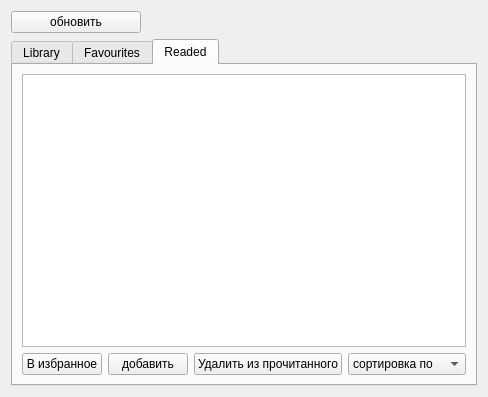
<?xml version="1.0" encoding="UTF-8"?>
<ui version="4.0">
 <class>Form</class>
 <widget class="QWidget" name="Form">
  <property name="geometry">
   <rect>
    <x>0</x>
    <y>0</y>
    <width>463</width>
    <height>397</height>
   </rect>
  </property>
  <property name="windowTitle">
   <string>Reader</string>
  </property>
  <layout class="QGridLayout" name="gridLayout_2">
   <item row="1" column="0">
    <widget class="QTabWidget" name="tabWidget">
     <property name="currentIndex">
      <number>2</number>
     </property>
     <widget class="QWidget" name="librarytab">
      <attribute name="title">
       <string>Library</string>
      </attribute>
      <layout class="QGridLayout" name="gridLayout">
       <item row="1" column="2">
        <widget class="QPushButton" name="beginreadding">
         <property name="text">
          <string>Начать читать</string>
         </property>
        </widget>
       </item>
       <item row="1" column="0">
        <widget class="QPushButton" name="appendlib">
         <property name="text">
          <string>Добавить</string>
         </property>
        </widget>
       </item>
       <item row="1" column="1">
        <widget class="QPushButton" name="deletelib">
         <property name="text">
          <string>удалить</string>
         </property>
        </widget>
       </item>
       <item row="1" column="3">
        <widget class="QComboBox" name="comboBox">
         <item>
          <property name="text">
           <string>сортировка по</string>
          </property>
         </item>
         <item>
          <property name="text">
           <string>Жанр</string>
          </property>
         </item>
         <item>
          <property name="text">
           <string>Автор</string>
          </property>
         </item>
         <item>
          <property name="text">
           <string>Название книги</string>
          </property>
         </item>
        </widget>
       </item>
       <item row="0" column="0" colspan="4">
        <widget class="QTableWidget" name="libtableWidget"/>
       </item>
      </layout>
     </widget>
     <widget class="QWidget" name="favouritestab">
      <attribute name="title">
       <string>Favourites</string>
      </attribute>
      <layout class="QGridLayout" name="gridLayout_3">
       <item row="1" column="0">
        <widget class="QPushButton" name="appendfav">
         <property name="text">
          <string>Добавить</string>
         </property>
        </widget>
       </item>
       <item row="1" column="1">
        <widget class="QPushButton" name="deletefav">
         <property name="text">
          <string>Удалить</string>
         </property>
        </widget>
       </item>
       <item row="1" column="2">
        <widget class="QComboBox" name="favcomboBox">
         <item>
          <property name="text">
           <string>сортировка по</string>
          </property>
         </item>
         <item>
          <property name="text">
           <string>Жанр</string>
          </property>
         </item>
         <item>
          <property name="text">
           <string>Автор</string>
          </property>
         </item>
         <item>
          <property name="text">
           <string>Название книги</string>
          </property>
         </item>
        </widget>
       </item>
       <item row="0" column="0" colspan="3">
        <widget class="QTableWidget" name="favtableWidget"/>
       </item>
      </layout>
     </widget>
     <widget class="QWidget" name="readedtab">
      <attribute name="title">
       <string>Readed</string>
      </attribute>
      <layout class="QGridLayout" name="gridLayout_4">
       <item row="1" column="0">
        <widget class="QPushButton" name="appendtofav">
         <property name="text">
          <string>В избранное</string>
         </property>
        </widget>
       </item>
       <item row="1" column="1">
        <widget class="QPushButton" name="appendraed">
         <property name="text">
          <string>добавить</string>
         </property>
        </widget>
       </item>
       <item row="1" column="2">
        <widget class="QPushButton" name="deleteread">
         <property name="text">
          <string>Удалить из прочитанного</string>
         </property>
        </widget>
       </item>
       <item row="1" column="3">
        <widget class="QComboBox" name="readcomboBox">
         <item>
          <property name="text">
           <string>сортировка по</string>
          </property>
         </item>
         <item>
          <property name="text">
           <string>Жанр</string>
          </property>
         </item>
         <item>
          <property name="text">
           <string>Автор</string>
          </property>
         </item>
         <item>
          <property name="text">
           <string>Название книги</string>
          </property>
         </item>
        </widget>
       </item>
       <item row="0" column="0" colspan="4">
        <widget class="QTableWidget" name="readtableWidget"/>
       </item>
      </layout>
     </widget>
    </widget>
   </item>
   <item row="0" column="0">
    <widget class="QPushButton" name="pushButton">
     <property name="maximumSize">
      <size>
       <width>130</width>
       <height>23</height>
      </size>
     </property>
     <property name="text">
      <string>обновить</string>
     </property>
    </widget>
   </item>
  </layout>
 </widget>
 <resources/>
 <connections/>
</ui>
